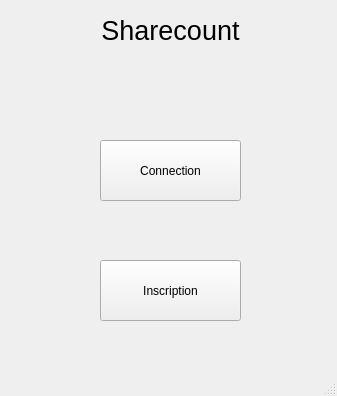
<?xml version="1.0" encoding="UTF-8"?>
<ui version="4.0">
 <class>MainWindow</class>
 <widget class="QMainWindow" name="MainWindow">
  <property name="geometry">
   <rect>
    <x>0</x>
    <y>0</y>
    <width>337</width>
    <height>396</height>
   </rect>
  </property>
  <property name="windowTitle">
   <string>MainWindow</string>
  </property>
  <widget class="QWidget" name="centralwidget">
   <widget class="QStackedWidget" name="pages">
    <property name="geometry">
     <rect>
      <x>0</x>
      <y>-20</y>
      <width>341</width>
      <height>391</height>
     </rect>
    </property>
    <widget class="QWidget" name="launch">
     <widget class="QPushButton" name="seconnecter">
      <property name="geometry">
       <rect>
        <x>100</x>
        <y>160</y>
        <width>141</width>
        <height>61</height>
       </rect>
      </property>
      <property name="text">
       <string>Connection</string>
      </property>
     </widget>
     <widget class="QPushButton" name="sinscrire">
      <property name="geometry">
       <rect>
        <x>100</x>
        <y>280</y>
        <width>141</width>
        <height>61</height>
       </rect>
      </property>
      <property name="text">
       <string>Inscription</string>
      </property>
     </widget>
     <widget class="QLabel" name="titre">
      <property name="geometry">
       <rect>
        <x>0</x>
        <y>30</y>
        <width>341</width>
        <height>41</height>
       </rect>
      </property>
      <property name="font">
       <font>
        <pointsize>20</pointsize>
        <weight>50</weight>
        <bold>false</bold>
       </font>
      </property>
      <property name="autoFillBackground">
       <bool>true</bool>
      </property>
      <property name="text">
       <string>Sharecount</string>
      </property>
      <property name="scaledContents">
       <bool>false</bool>
      </property>
      <property name="alignment">
       <set>Qt::AlignCenter</set>
      </property>
     </widget>
    </widget>
    <widget class="QWidget" name="connection">
     <widget class="QLabel" name="l_Pseudo">
      <property name="geometry">
       <rect>
        <x>50</x>
        <y>130</y>
        <width>111</width>
        <height>51</height>
       </rect>
      </property>
      <property name="text">
       <string>Pseudonyme :</string>
      </property>
     </widget>
     <widget class="QLineEdit" name="co_mdp">
      <property name="geometry">
       <rect>
        <x>50</x>
        <y>220</y>
        <width>231</width>
        <height>31</height>
       </rect>
      </property>
      <property name="echoMode">
       <enum>QLineEdit::Password</enum>
      </property>
     </widget>
     <widget class="QLineEdit" name="co_pseudo">
      <property name="geometry">
       <rect>
        <x>50</x>
        <y>170</y>
        <width>231</width>
        <height>31</height>
       </rect>
      </property>
     </widget>
     <widget class="QLabel" name="label_2">
      <property name="geometry">
       <rect>
        <x>50</x>
        <y>200</y>
        <width>121</width>
        <height>16</height>
       </rect>
      </property>
      <property name="text">
       <string>Mot de passe :</string>
      </property>
     </widget>
     <widget class="QLabel" name="label">
      <property name="geometry">
       <rect>
        <x>0</x>
        <y>40</y>
        <width>341</width>
        <height>41</height>
       </rect>
      </property>
      <property name="font">
       <font>
        <pointsize>20</pointsize>
        <weight>50</weight>
        <bold>false</bold>
       </font>
      </property>
      <property name="autoFillBackground">
       <bool>true</bool>
      </property>
      <property name="text">
       <string>Sharecount</string>
      </property>
      <property name="scaledContents">
       <bool>false</bool>
      </property>
      <property name="alignment">
       <set>Qt::AlignCenter</set>
      </property>
     </widget>
     <widget class="QPushButton" name="connecter">
      <property name="geometry">
       <rect>
        <x>110</x>
        <y>290</y>
        <width>121</width>
        <height>41</height>
       </rect>
      </property>
      <property name="text">
       <string>Se connecter</string>
      </property>
     </widget>
     <widget class="QLabel" name="co_err">
      <property name="geometry">
       <rect>
        <x>20</x>
        <y>340</y>
        <width>311</width>
        <height>16</height>
       </rect>
      </property>
      <property name="text">
       <string/>
      </property>
      <property name="scaledContents">
       <bool>true</bool>
      </property>
     </widget>
    </widget>
    <widget class="QWidget" name="inscription">
     <widget class="QLineEdit" name="in_mdp">
      <property name="geometry">
       <rect>
        <x>50</x>
        <y>230</y>
        <width>231</width>
        <height>31</height>
       </rect>
      </property>
      <property name="echoMode">
       <enum>QLineEdit::Password</enum>
      </property>
     </widget>
     <widget class="QLineEdit" name="in_pseudo">
      <property name="geometry">
       <rect>
        <x>50</x>
        <y>180</y>
        <width>231</width>
        <height>31</height>
       </rect>
      </property>
     </widget>
     <widget class="QLabel" name="label_3">
      <property name="geometry">
       <rect>
        <x>50</x>
        <y>210</y>
        <width>121</width>
        <height>16</height>
       </rect>
      </property>
      <property name="text">
       <string>Mot de passe :</string>
      </property>
     </widget>
     <widget class="QLabel" name="l_Pseudo_2">
      <property name="geometry">
       <rect>
        <x>50</x>
        <y>140</y>
        <width>111</width>
        <height>51</height>
       </rect>
      </property>
      <property name="text">
       <string>Pseudonyme :</string>
      </property>
     </widget>
     <widget class="QLabel" name="label_4">
      <property name="geometry">
       <rect>
        <x>0</x>
        <y>20</y>
        <width>341</width>
        <height>41</height>
       </rect>
      </property>
      <property name="font">
       <font>
        <pointsize>20</pointsize>
        <weight>50</weight>
        <bold>false</bold>
       </font>
      </property>
      <property name="autoFillBackground">
       <bool>true</bool>
      </property>
      <property name="text">
       <string>Sharecount</string>
      </property>
      <property name="scaledContents">
       <bool>false</bool>
      </property>
      <property name="alignment">
       <set>Qt::AlignCenter</set>
      </property>
     </widget>
     <widget class="QPushButton" name="inscrire">
      <property name="geometry">
       <rect>
        <x>110</x>
        <y>290</y>
        <width>121</width>
        <height>41</height>
       </rect>
      </property>
      <property name="text">
       <string>Se connecter</string>
      </property>
     </widget>
     <widget class="QLineEdit" name="in_email">
      <property name="geometry">
       <rect>
        <x>50</x>
        <y>120</y>
        <width>231</width>
        <height>31</height>
       </rect>
      </property>
     </widget>
     <widget class="QLabel" name="label_5">
      <property name="geometry">
       <rect>
        <x>50</x>
        <y>100</y>
        <width>121</width>
        <height>16</height>
       </rect>
      </property>
      <property name="text">
       <string>Adresse e-mail :</string>
      </property>
     </widget>
     <widget class="QLabel" name="in_erreur">
      <property name="geometry">
       <rect>
        <x>30</x>
        <y>350</y>
        <width>271</width>
        <height>21</height>
       </rect>
      </property>
      <property name="text">
       <string/>
      </property>
      <property name="scaledContents">
       <bool>true</bool>
      </property>
     </widget>
    </widget>
   </widget>
  </widget>
  <widget class="QMenuBar" name="menubar">
   <property name="geometry">
    <rect>
     <x>0</x>
     <y>0</y>
     <width>337</width>
     <height>22</height>
    </rect>
   </property>
  </widget>
  <widget class="QStatusBar" name="statusbar"/>
 </widget>
 <resources/>
 <connections/>
</ui>
